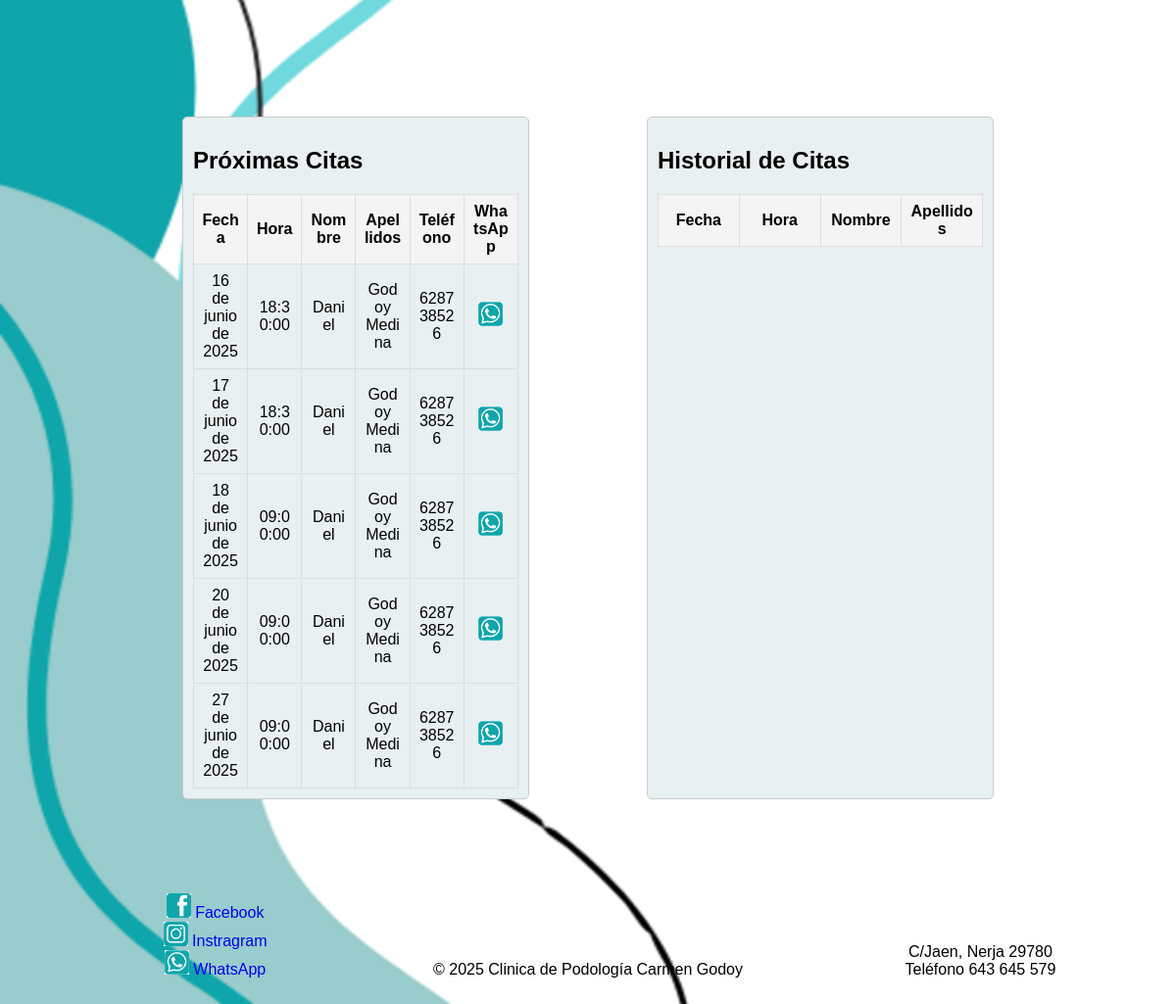
Page /Codigo/citas.php (lower part) on the earlier database version.
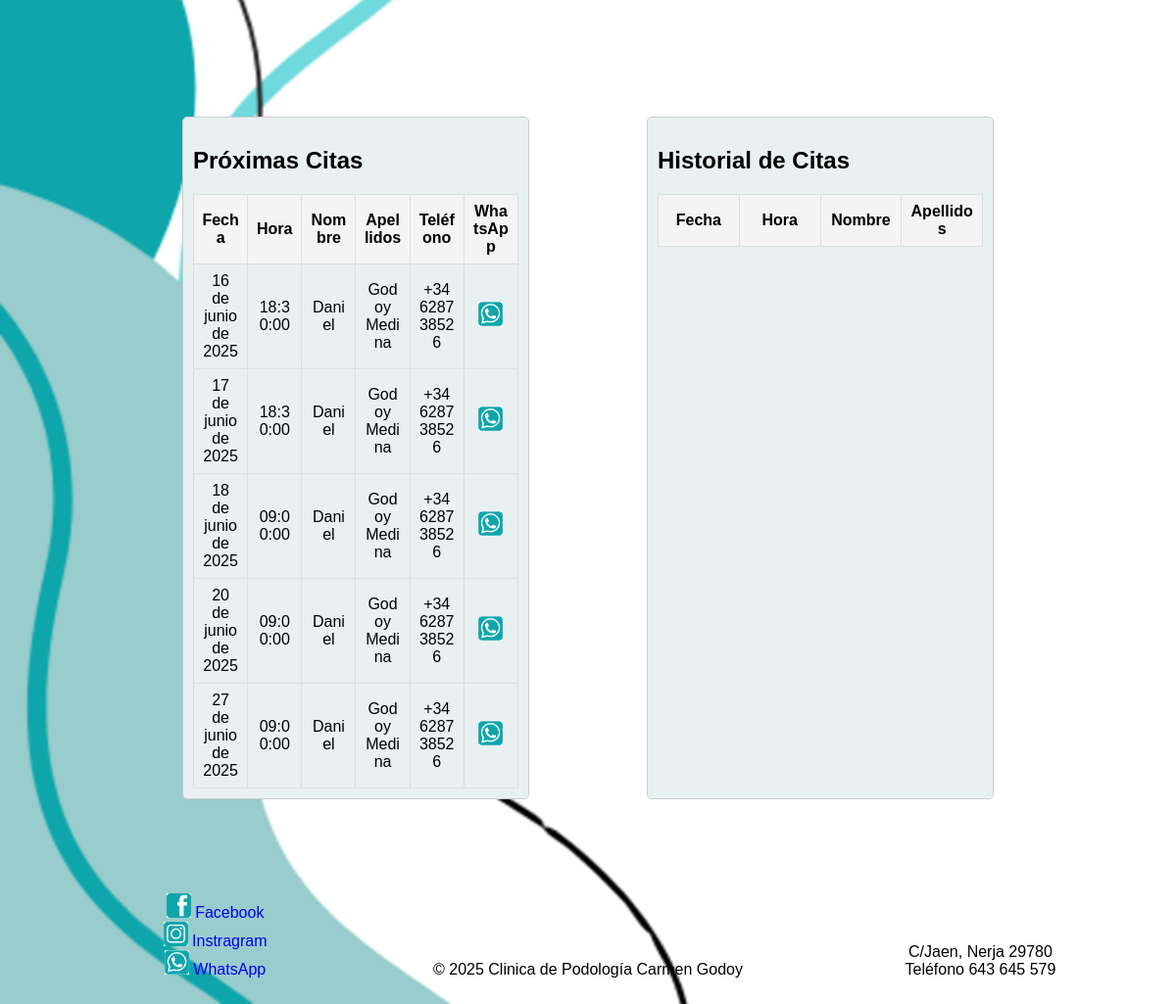
Same page on the later database version.
### tables this page shows
CREATE TABLE Citas (
    idCita INT PRIMARY KEY AUTO_INCREMENT,
    fecha DATE,
    hora TIME,
    estado VARCHAR(50),
    anotaciones TEXT,
    bloqueada TINYINT(1) NOT NULL DEFAULT 0,
    confirmada TINYINT(1) NOT NULL DEFAULT 0,
    google_event_id VARCHAR(255) NULL,
    idPacientes INT,
    idAdmin INT,
    FOREIGN KEY (idPacientes) REFERENCES Pacientes(idPacientes),
    FOREIGN KEY (idAdmin) REFERENCES Admin(idAdmin)
);

CREATE TABLE Pacientes (
    idPacientes INT PRIMARY KEY AUTO_INCREMENT,
    nombre VARCHAR(50),
    apellido1 VARCHAR(50),
    apellido2 VARCHAR(50),
    email VARCHAR(100),
    telefono VARCHAR(30),
    fechaNacim DATE,
    sexo CHAR(1),
    dni VARCHAR(20) UNIQUE NOT NULL,
    pass VARCHAR(255),
    token_recuperacion VARCHAR(64) DEFAULT NULL,
    token_expira DATETIME DEFAULT NULL,
    idHistorial INT NOT NULL,
    FOREIGN KEY (idHistorial) REFERENCES Historial(idHistorial)
);

### Codigo/utilidades.php (called while the page is built, shortened)
<?php
function formatearFecha($fecha) {
    $formatter = new \IntlDateFormatter(
        'es_ES',
        \IntlDateFormatter::LONG,
        \IntlDateFormatter::NONE,
        'Europe/Madrid',
        \IntlDateFormatter::GREGORIAN,
        "d 'de' MMMM 'de' yyyy"
    );
    return $formatter->format(new DateTime($fecha));
}
function formatearWhatsApp($telefonoCompleto) {
    preg_match('/^(\+\d+)\s*(.*)$/', $telefonoCompleto, $matches);
    $extension = $matches[1] ?? '+34';
    $telefono = $matches[2] ?? '';
    return 'https://wa.me/' . $extension . $telefono;
}
?>

### Codigo/validaciones/citas/proximas_citas.php (the view, shortened to what this page needs)
<link rel="stylesheet" href="./estilos/styleColores.css">
<link rel="stylesheet" href="./estilos/styleCitas.css">
<?php
require_once __DIR__ . '/../../conexion/conexion.php';
require_once __DIR__ . '/../../utilidades.php';
$esDispositivoMovil = isset($_SERVER['HTTP_USER_AGENT']) && preg_match('/Mobile|Android|iPhone|iPad/i', $_SERVER['HTTP_USER_AGENT']);
if (isset($_SESSION["idPacientes"])) {
    $idPaciente = $_SESSION["idPacientes"];
    $query = "SELECT idCita, fecha, hora, nombre, apellido1, apellido2 FROM Citas INNER JOIN Pacientes ON Citas.idPacientes = Pacientes.idPacientes WHERE Citas.fecha >= CURDATE() AND Citas.idPacientes = ? ORDER BY Citas.fecha ASC";
    $stmt = $conexion->prepare($query);
    $stmt->bind_param("i", $idPaciente);
    $esPaciente = true;
} else {
    $query = "SELECT idCita, fecha, hora, nombre, apellido1, apellido2, telefono FROM Citas INNER JOIN Pacientes ON Citas.idPacientes = Pacientes.idPacientes WHERE Citas.fecha >= CURDATE() ORDER BY Citas.fecha ASC, Citas.hora ASC";
    $stmt = $conexion->prepare($query);
    $esPaciente = false;
}
$stmt->execute();
$result = $stmt->get_result();
$proximasCitas = [];
while ($row = $result->fetch_assoc()) {
    $proximasCitas[] = $row;
}
if (!$esDispositivoMovil) {
    echo '<table class="citas" border="1">';
    echo '<tr><th>Fecha</th><th>Hora</th><th>Nombre</th><th>Apellidos</th>';
    if (!$esPaciente) echo '<th>Teléfono</th><th>WhatsApp</th>';
    echo ($esPaciente ? '<th>Cancelar</th>' : '') . '</tr>';
    foreach ($proximasCitas as $cita) {
        echo '<tr>';
        echo '<td>' . formatearFecha($cita['fecha']) . '</td>';
        echo '<td>' . $cita['hora'] . '</td>';
        echo '<td>' . $cita['nombre'] . '</td>';
        echo '<td>' . $cita['apellido1'] . ' ' . $cita['apellido2'] . '</td>';
        if (!$esPaciente) {
            echo '<td>' . $cita['telefono'] . '</td>';
            echo '<td><a href="' . formatearWhatsApp($cita['telefono']) . '" target="_blank"><img class="redes" src="./imagenes/whatsapp.png" alt="WhatsApp"></a></td>';
        }
        echo '</tr>';
    }
    echo '</table>';
}
?>

### Codigo/citas.php (shortened to what this page needs)
<!DOCTYPE html>
<html lang="es">
<head>
    <link rel="stylesheet" href="estilos/styleColores.css">
    <?php if (isset($_SESSION["idAdmin"])) { ?>
        <link rel="stylesheet" href="estilos/styleCitasAdmin.css">
    <?php } else { ?>
        <link rel="stylesheet" href="estilos/styleCitasPaciente.css">
    <?php } ?>
</head>
<body>
    <?php require_once './plantillas/header.php'; ?>
    <?php if (isset($_SESSION["idAdmin"])) { ?>
        <div id="admin-panel">
            <nav class="menu-citas">
                <ul>
                    <li><a href="#" data-seccion="bloquearDEsbloCitas" class="activo">Bloquear o Desbloquear Agenda y Asignar citas temporales</a></li>
                    <li><a href="#" data-seccion="listadoPacientesT">Listado de Pacientes Temporales</a></li>
                    <li><a href="#" data-seccion="proximasCitas">Próximas Citas de este mes</a></li>
                    <li><a href="#" data-seccion="historialCitas">Historial de Citas</a></li>
                </ul>
            </nav>
            <main class="contenedorAdmin">
                <div id="bloquearDEsbloCitas" class="contenido-admin activo">
                    <div class="filaAdmin">
                        <div class="columnaAdmin">
                            <?php include './validaciones/calendario/calendarioReserva.php'; ?>
                        </div>
                        <div class="columnaAdmin">
                            <?php require_once './validaciones/citas/citas_Bloqueadas.php'; ?>
                        </div>
                    </div>
                    <div class="filaAdmin">
                        <div class="columnaAdmin">
                            <?php require_once './validaciones/citas/bloquear_citas.php'; ?>
                        </div>
                        <div class="columnaAdmin">
                            <?php require_once './validaciones/citas/desbloquear_citas.php'; ?>
                        </div>
                    </div>
                    <div class="filaAdmin">
                        <div class="columnaAdmin-full">
                            <?php require_once './validaciones/citas/citas_admin_gestion.php'; ?>
                        </div>
                    </div>
                </div>
                <div id="listadoPacientesT" class="contenido-admin">
                    <div class="contenedorPacientesTemporales">
                        <h2>Pacientes Temporales</h2>
                        <?php require_once './validaciones/citas/pacientes_temporales.php'; ?>
                    </div>
                </div>
                <div id="proximasCitas" class="contenido-admin">
                    <div class="filaAdmin">
                        <div class="columnaAdmin-citas">
                            <h2>Próximas Citas</h2>
                            <?php require_once './validaciones/citas/proximas_citas.php'; ?>
                        </div>
                    </div>
                </div>
                <div id="historialCitas" class="contenido-admin">
                    <div class="filaAdmin">
                        <div class="columnaAdmin-citas">
                            <h2>Historial de Citas</h2>
                            <?php require_once './validaciones/historial.php'; ?>
                        </div>
                    </div>
                </div>
            </main>
        </div>
    <?php } else { ?>
        <main class="contenedor">
            <div class="fila">
                    <?php include 'validaciones/calendario/calendarioReserva.php'; ?>
                        <?php require_once './validaciones/citas/tramos_horarios.php'; ?>
            </div>
            <div class="fila">
                <div class="columna">
                    <h2>Próximas Citas</h2>
                    <?php require_once './validaciones/citas/proximas_citas.php'; ?>
                </div>
                <div class="columna">
                    <h2>Historial de Citas</h2>
                    <?php require_once './validaciones/historial.php'; ?>
                </div>
            </div>
        </main>
    <?php } ?>
    <?php require_once './plantillas/footer.php'; ?>
</body>
</html>

### Codigo/plantillas/header.php (shortened to what this page needs)
<?php
require_once __DIR__ . '/../utilidades.php';
?>
    <link rel="stylesheet" href="estilos/styleColores.css">
    <link rel="stylesheet" href="estilos/style.css">

### Codigo/validaciones/calendario/calendarioReserva.php (shortened to what this page needs)
<!DOCTYPE html>
<html lang="es">
<head>
    <link rel="stylesheet" href="estilos/styleColores.css">
    <link rel="stylesheet" href="estilos/styleCalendario.css">
</head>
<body>
</body>
</html>

### Codigo/validaciones/historial.php (shortened to what this page needs)
<?php
require_once __DIR__ . '/../conexion/conexion.php';
require_once __DIR__ . '/../utilidades.php';
function mostrarCitasComoTabla(array $listaCitas, bool $esAdministrador = false) {
    echo '<table class="citas" border="1">
        <tr>
            <th>Fecha</th>
            <th>Hora</th>
            <th>Nombre</th>
            <th>Apellidos</th>';
    echo '</tr>';
    echo '</table>';
}
$esDispositivoMovil = isset($_SERVER['HTTP_USER_AGENT']) && preg_match('/Mobile|Android|iPhone|iPad/i', $_SERVER['HTTP_USER_AGENT']);
if (isset($_SESSION["idAdmin"])) {
    $sqlCitasAdmin = "SELECT Citas.idCita, Citas.fecha, Citas.hora, Pacientes.nombre, Pacientes.apellido1, Pacientes.apellido2, Pacientes.telefono
                      FROM Citas
                      JOIN Pacientes ON Citas.idPacientes = Pacientes.idPacientes
                      ORDER BY Citas.fecha ASC";
    $stmt = $conexion->prepare($sqlCitasAdmin);
    $stmt->execute();
    $resultado = $stmt->get_result();
    $citasTotales = [];
    while ($fila = $resultado->fetch_assoc()) {
        $citasTotales[] = $fila;
    }
    $esDispositivoMovil ? mostrarCitasComoTarjetas($citasTotales, true) : mostrarCitasComoTabla($citasTotales, true);
} else {
    $citasDelPaciente = [];
    $esDispositivoMovil ? mostrarCitasComoTarjetas($citasDelPaciente) : mostrarCitasComoTabla($citasDelPaciente);
}
?>

### Codigo/plantillas/footer.php
<footer>
    <link rel="stylesheet" href="estilos/styleColores.css">
    <link rel="stylesheet" href="estilos/style.css">
    <div class="footerIzquierda">
        <ul>
            <li class="liFoo"><img class="redes" src="./imagenes/facebook.png" alt="logo facebook"> <a href="https://www.facebook.com/">Facebook</a></li>
            <li class="liFoo"><img class="redes" src="./imagenes/instagram.png" alt="logo instagram"> <a href="https://www.instagram.com/">Instragram</a></li>
            <li class="liFoo"><img class="redes" src="./imagenes/whatsapp.png" alt="logo whatsapp"> <a href="https://wa.me/34643645579">WhatsApp</a></li>
        </ul>
    </div>
    <div class="footerCentro">
        <p>© 2025 Clinica de Podología Carmen Godoy</p>
    </div>
    <div class="footerDerecha">
        <span>C/Jaen, Nerja 29780</span>
        <br>
        <span>Teléfono 643 645 579</span>
    </div>
</footer>

### Codigo/estilos/styleColores.css (style rules this page uses)
:root { --colorFondo: #f0f0f0; --colorTexto: #333; --colorBoton: #08A3A9; --colorBotonHover: #0f2788; --colorBotonActivoHover: #0056b3; --colorFondoClarito: #DFF5F6; --colorFondoDivs: #E8F0F1; --disponible: #155724; --semiDisponible: #856404; --noDisponible: #721c24; --fueraServicio: #6c757d; --colorCamposInvalidosFondo: #ffe6e6; --colorCamposValidosFondo: #e6ffe6; --colorActive: #008aca; }
body { font-family: 'Amazing Grotesk', sans-serif; }

### Codigo/estilos/styleCitasPaciente.css (style rules this page uses)
.contenedor { display: flex; flex-direction: column; gap: 20px; }
.fila { display: flex; justify-content: space-between; gap: 20px; width: 80%; margin: 0 auto; }
.columna { flex: 1; padding: 10px; border: 1px solid #ccc; border-radius: 5px; background-color: var(--colorFondoDivs); margin: 50px; }
table.citas { border-collapse: collapse; width: 100%; table-layout: fixed; }
table.citas th, table.citas td { border: 1px solid #ddd; text-align: center; padding: 8px; word-wrap: break-word; }
table.citas th { background-color: #f4f4f4; font-weight: bold; }

### Codigo/estilos/style.css (style rules this page uses)
body, html { margin: 0; padding: 0; min-height: 100vh; display: flex; flex-direction: column; justify-content: space-between; overflow-x: hidden; }
body { display: flex; justify-content: center; align-items: center; min-height: 100vh; margin: 0; background-image: url('../imagenes/redimension3_fondo.png'); background-size: cover; background-repeat: no-repeat; background-attachment: fixed; font-family: Amazing Grotesk, sans-serif; }
main { flex-grow: 1; display: flex; justify-content: center; align-items: center; padding: 20px; box-sizing: border-box; width: 100%; }
footer { bottom: 0; left: 0; width: 100%; text-align: center; padding: 10px 0; z-index: 10; }
.footerIzquierda, .footerCentro, .footerDerecha { width: 33%; display: inline-block; }
.footerIzquierda { text-align: center; }
.redes { justify-content: center; width: 25px; height: 25px; }

### Codigo/estilos/styleCalendario.css (style rules this page uses)
:root { --colorFondo: #f0f0f0; --colorTexto: #333; --colorBoton: #08A3A9; --colorBotonHover: #0f2788; --colorBotonActivoHover: #0056b3; --disponible: #155724; --semiDisponible: #856404; --noDisponible: #721c24; --fueraServicio: #6c757d; }

### Codigo/estilos/styleCitas.css (style rules this page uses)
:root { --colorFondo: #f0f0f0; --colorTexto: #333; --colorBoton: #08A3A9; --colorBotonHover: #0f2788; --colorFondo: #DFF5F6; --colorFondoDivs: #E8F0F1; }
.contenedor { display: flex; flex-direction: column; gap: 20px; }
.fila { display: flex; justify-content: space-between; gap: 20px; width: 80%; }
.columna { flex: 1; padding: 10px; border: 1px solid #ccc; border-radius: 5px; background-color: var(--colorFondoDivs); margin: 50px; }
table.citas { border-collapse: collapse; width: 100%; table-layout: fixed; border: 1px solid #ccc; }
table.citas th, table.citas td { border: 1px solid #ddd; text-align: center; padding: 8px; word-wrap: break-word; }
table.citas th { background-color: #f4f4f4; font-weight: bold; }

Differences in the rows shown:
changed through a linked row, citas "16 de junio de 2025": idPacientes.telefono "628738526" → "+34 628738526"
changed through a linked row, citas "17 de junio de 2025": idPacientes.telefono "628738526" → "+34 628738526"
changed through a linked row, citas "18 de junio de 2025": idPacientes.telefono "628738526" → "+34 628738526"
changed through a linked row, citas "20 de junio de 2025": idPacientes.telefono "628738526" → "+34 628738526"
changed through a linked row, citas "27 de junio de 2025": idPacientes.telefono "628738526" → "+34 628738526"
